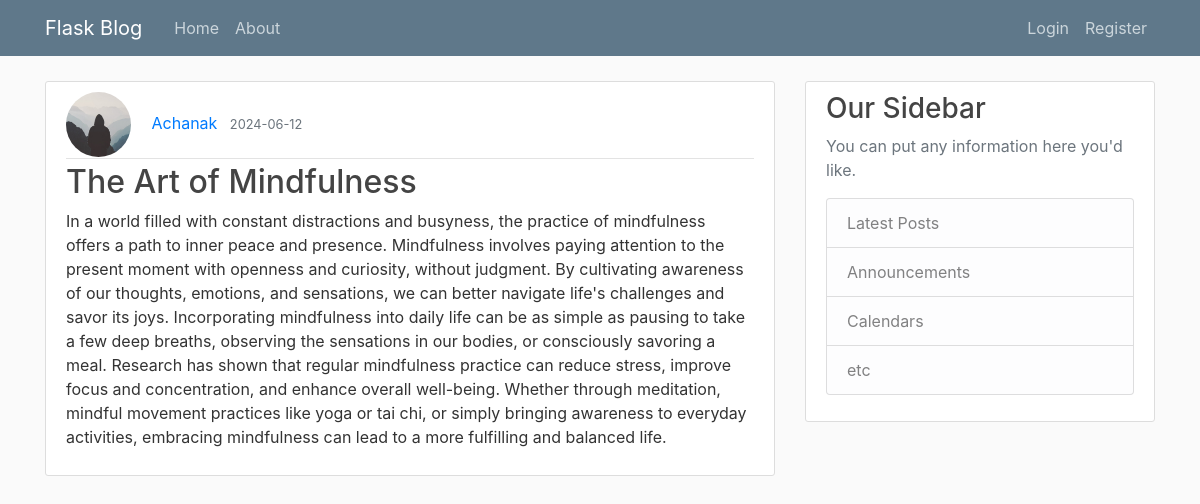
Screenshot of /post/2 with the database file from the repository.
### flaskblog/models.py (models this page shows, shortened)
class User(db.Model,UserMixin):
    id = db.Column(db.Integer, primary_key=True)
    username = db.Column(db.String(20), unique=True, nullable=False)
    email = db.Column(db.String(120), unique=True, nullable=False)
    image_file = db.Column(db.String(20), nullable=False, default='default.jpg')
    password = db.Column(db.String(60), nullable=False)
    posts = db.relationship('Post', backref='author', lazy=True)

class Post(db.Model):
    id = db.Column(db.Integer, primary_key=True)
    title = db.Column(db.String(100), nullable=False)
    date_posted = db.Column(db.DateTime, nullable=False, default=datetime.utcnow)
    content = db.Column(db.Text, nullable=False)
    user_id = db.Column(db.Integer, db.ForeignKey('user.id'), nullable=False)

### flaskblog/routes.py (the view)
@app.route("/post/<int:post_id>")
def post(post_id):
    post = Post.query.get_or_404(post_id)
    return render_template('post.html', title=post.title, post=post)

### flaskblog/templates/post.html (shortened to what this page needs)
{% extends "layout.html" %}
{% block content %}
<article class="media content-section">
    <div class="media-body">
      <div class="article-metadata">
        <img class="rounded-circle article-img" src="{{ url_for('static', filename='profile_pics/' + post.author.image_file) }}">
        <a class="mr-2" href="{{ url_for('user_posts', username=post.author.username) }}">{{ post.author.username }}</a>
        <small class="text-muted">{{ post.date_posted.strftime('%Y-%m-%d')}}</small>
      </div>
      <h2>{{ post.title }}</h2>
      <p class="article-content">{{ post.content }}</p>
    </div>
  </article>
{% endblock content %}

### flaskblog/static/main.css (style rules this page uses)
body { background: #fafafa; color: #333333; margin-top: 5rem; }
h1, h2, h3, h4, h5, h6 { color: #444444; }
.content-section { background: #ffffff; padding: 10px 20px; border: 1px solid #dddddd; border-radius: 3px; margin-bottom: 20px; }
.article-content { white-space: pre-line; }
.article-img { height: 65px; width: 65px; margin-right: 16px; }
.article-metadata { padding-bottom: 1px; margin-bottom: 4px; border-bottom: 1px solid #e3e3e3 }

### rows the page displays
User: image_file (placeholder picture), author.username "Achanak"
Post: date_posted "2024-06-12", title "The Art of Mindfulness", content "In a world filled with constant distractions and busyness, the practice of mindfulness offers a path to inner peace and presence. Mindfulness involves paying attention to the present moment with openness and curiosity, without judgment. By cultivating awareness of our thoughts, emotions, and sensations, we can better navigate life's challenges and savor its joys. Incorporating mindfulness into daily life can be as simple as pausing to take a few deep breaths, observing the sensations in our bodies, or consciously savoring a meal. Research has shown that regular mindfulness practice can reduce stress, improve focus and concentration, and enhance overall well-being. Whether through…"
